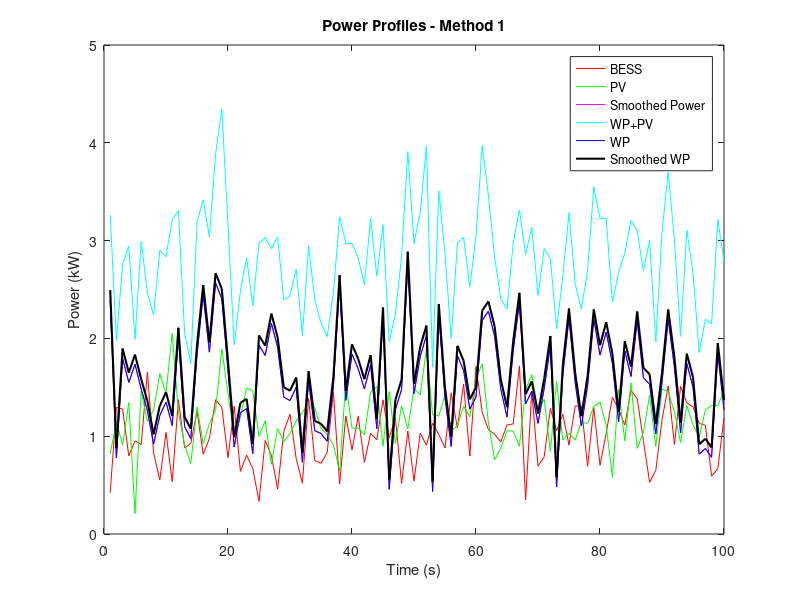
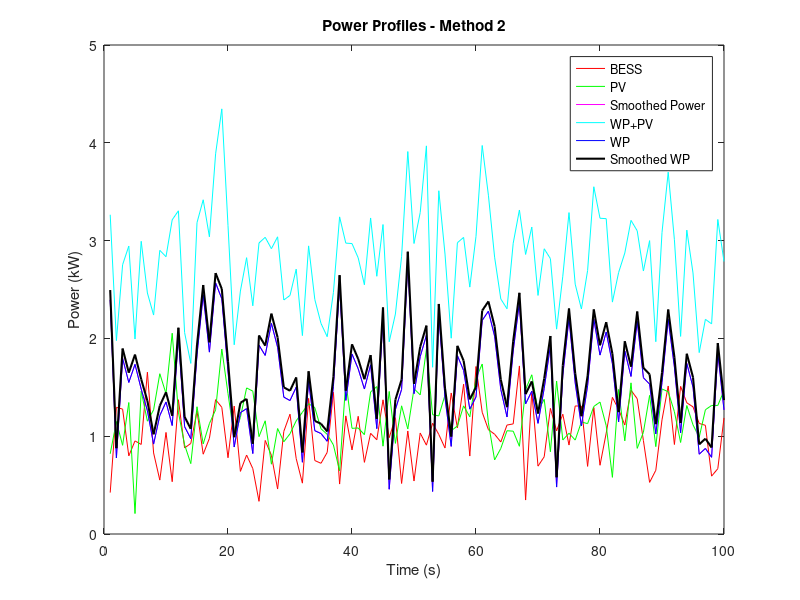

Here is the MATLAB script that generated these plots, in order:
% Constants
total_time = 100; % Total time in seconds
time_interval = 1; % Time interval in seconds
p_fluctuation_limit = 0.1 * 15 * 60; % Power fluctuation rate limit: 10% per 15 min

% Generate random power profiles for WP, PV, BESS
p_wp = 1.5 + 0.5 * randn(1, total_time); % Random wind power profile
p_pv = 1.2 + 0.3 * randn(1, total_time); % Random PV power profile
p_bess = 1 + 0.3 * randn(1, total_time); % Random BESS power profile
p_wppv = p_wp + p_pv; % Combined wind and PV power profile

% Method 1: Smoothing with first-order filter
tau = 600; % Time constant for first-order filter
p_smooth_method1 = zeros(1, total_time);
p_smooth_method1(1) = p_wp(1); % Initial smoothed power equals wind power
for t = 2:total_time
    delta_p = p_wp(t) - p_smooth_method1(t-1);
    if abs(delta_p) <= p_fluctuation_limit
        p_smooth_method1(t) = p_smooth_method1(t-1) + delta_p;
    else
        p_smooth_method1(t) = p_smooth_method1(t-1) + sign(delta_p) * p_fluctuation_limit;
    end
end

% Method 2: Smoothing without filter
p_smooth_method2 = zeros(1, total_time);
p_smooth_method2(1) = p_wp(1); % Initial smoothed power equals wind power
for t = 2:total_time
    delta_p = p_wp(t) - p_smooth_method2(t-1);
    if abs(delta_p) <= p_fluctuation_limit
        p_smooth_method2(t) = p_wp(t);
    else
        p_smooth_method2(t) = p_smooth_method2(t-1) + sign(delta_p) * p_fluctuation_limit;
    end
end

% Plotting
figure;

% Plot Method 1
plot(1:total_time, p_bess, 'r', 1:total_time, p_pv, 'g', 1:total_time, p_smooth_method1, 'm', 1:total_time, p_wppv + 0.05, 'c', 1:total_time, p_wp, 'b', 1:total_time, p_smooth_method1 + 0.1, 'k', 'LineWidth', 1.5);
xlabel('Time (s)');
ylabel('Power (kW)');
title('Power Profiles - Method 1');
legend('BESS', 'PV', 'Smoothed Power', 'WP+PV', 'WP', 'Smoothed WP');
std_dev_1 = std(p_wp)

% Plot Method 2
figure;
plot(1:total_time, p_bess, 'r', 1:total_time, p_pv, 'g', 1:total_time, p_smooth_method2, 'm', 1:total_time, p_wppv + 0.05, 'c', 1:total_time, p_wp, 'b', 1:total_time, p_smooth_method2 + 0.1, 'k', 'LineWidth', 1.5);
xlabel('Time (s)');
ylabel('Power (kW)');
title('Power Profiles - Method 2');
legend('BESS', 'PV', 'Smoothed Power', 'WP+PV', 'WP', 'Smoothed WP');
std_dev_2 = std(p_wp)
